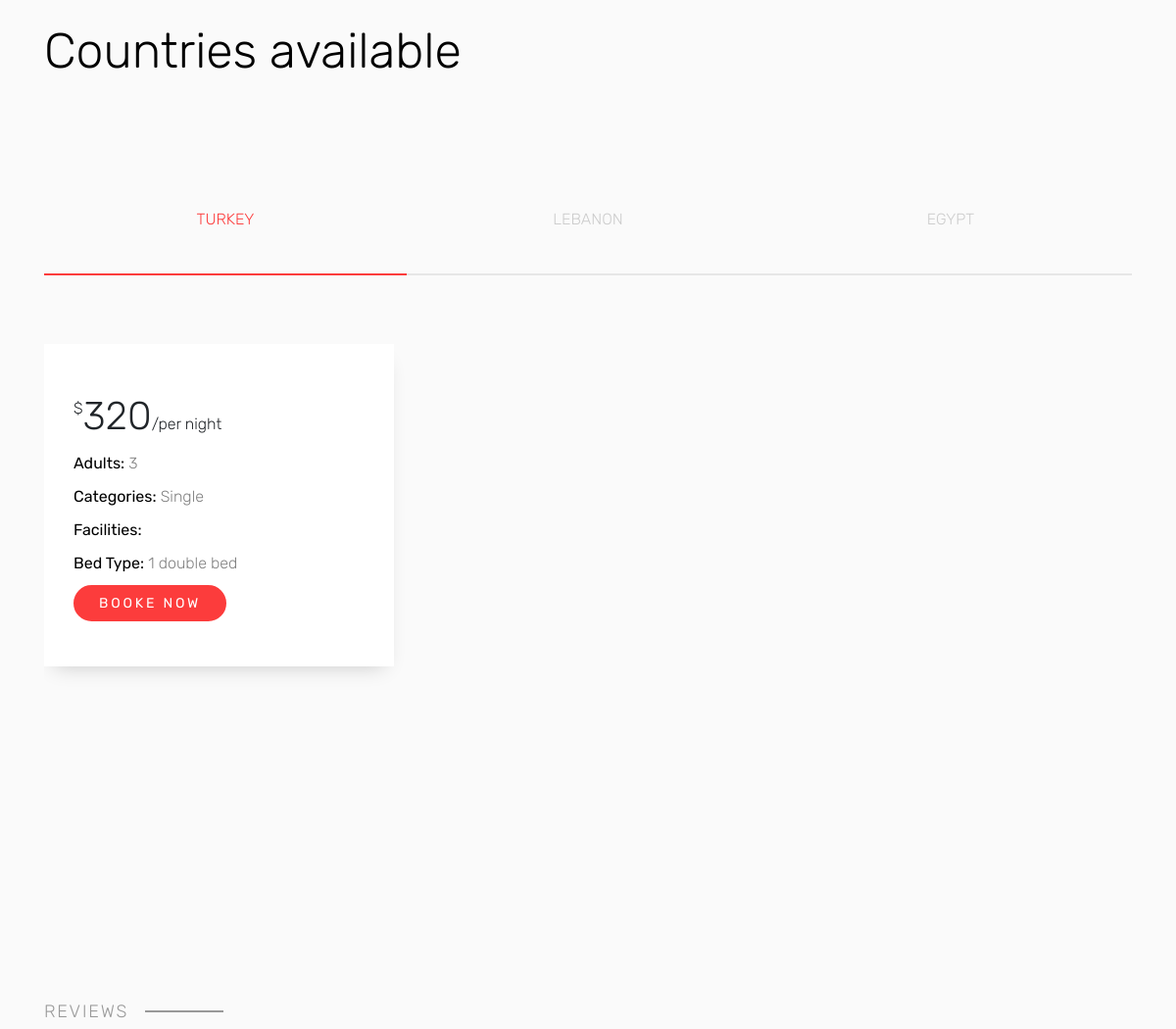
Before: / (middle part) with the older database file.
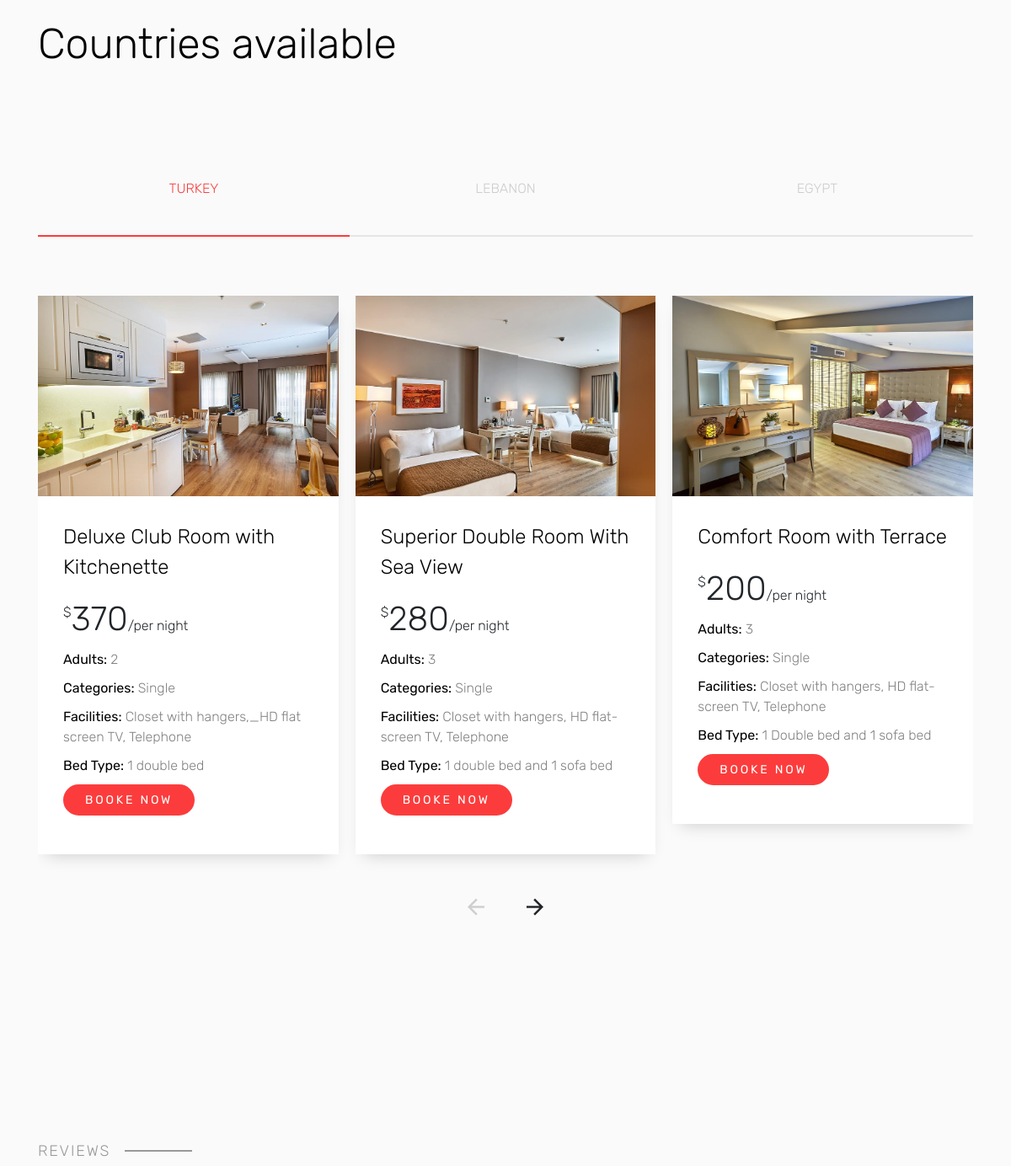
After: the same page with the newer database file.
### tables this page shows
CREATE TABLE IF NOT EXISTS `room` (
  `id_room` int(20) NOT NULL,
  `id_hotel` int(20) NOT NULL,
  `Name` varchar(225) NOT NULL,
  `adults` int(20) NOT NULL,
  `categorie` varchar(255) NOT NULL,
  `facilities` varchar(225) NOT NULL,
  `bed_type` varchar(255) NOT NULL,
  `price` int(50) NOT NULL,
  `img` varchar(225) NOT NULL,
  `flag` int(11) NOT NULL,
  PRIMARY KEY (`id_room`),
  KEY `id_hotel` (`id_hotel`)
);

### index.php (the view, shortened to what this page needs)
<?php
 include('connection.php');
 ?>
<!DOCTYPE html>
<html lang="en">
  <head>
    <link rel="stylesheet" href="css/bootstrap.min.css">
    <link rel="stylesheet" href="css/open-iconic-bootstrap.min.css">
    <link rel="stylesheet" href="css/owl.carousel.min.css">
    <link rel="stylesheet" href="css/owl.theme.default.min.css">
    <link rel="stylesheet" href="css/ionicons.min.css">
    <link rel="stylesheet" href="css/bootstrap-datepicker.css">
     <link rel="stylesheet" href="css/icomoon.css">
    <link rel="stylesheet" href="css/style.css">
  </head>
  <body>
    <div class="site-section bg-light">
      <div class="container">
        <div class="row mb-5">
            <div class="col-md-7 section-heading">
              <h2 class="heading">Countries available</h2>
            </div>
          </div>
          <div class="block-35">
            <ul class="nav" id="pills-tab" role="tablist">
              <li class="nav-item">
                <a class="nav-link active" id="pills-Turkey-tab" data-toggle="pill" href="Turkey.html" role="tab" aria-controls="pills-Turkey" aria-selected="false" data-target="#pills-Turkey">Turkey</a>
              </li>
              <li class="nav-item">
                <a class="nav-link" id="pills-Lebanon-tab" data-toggle="pill" href="Lebanon.html" role="tab" aria-controls="pills-Lebanon" aria-selected="false" data-target="#pills-Lebanon">Lebanon</a>
              </li>
              <li class="nav-item">
                <a class="nav-link" id="pills-egypt-tab" data-toggle="pill" href="egypt.html" role="tab" aria-controls="pills-egypt" aria-selected="false" data-target="#pills-egypt">Egypt</a>
              </li>
            </ul>
            <div class="tab-content" id="pills-tabContent">
              <div class="tab-pane fade show active" id="pills-Turkey" role="tabpanel" aria-labelledby="pills-Turkey-tab">
                <div class="row">
                  <div class="col-md-12 block-13">
                    <div class="nonloop-block-13 owl-carousel">
                      <?php
                        $sqlget = "SELECT * FROM room WHERE id_hotel=100 limit 4;" ;
                        $sqldata = $con -> query($sqlget) ;
                        if($sqldata -> num_rows> 0 ){
                          while($row = $sqldata -> fetch_assoc()) {
                        ?>
                      <div class="item">
                        <div class="block-34">
                          <div class="image">
                            <a href="Renata Hotel.php"><img src="<?php echo $row['img']; ?> "></a>
                          </div>
                          <div class="text">
                            <h2 class="heading"><?php echo $row['Name']; ?></h2>
                            <div class="price"><sup>$</sup><span class="number"><?php echo $row['price']; ?></span><sub>/per night</sub></div>
                            <ul class="specs">
                              <li><strong>Adults:</strong> <?php echo $row['adults']; ?></li>
                              <li><strong>Categories:</strong> <?php echo $row['categorie']; ?></li>
                              <li><strong>Facilities:</strong> <?php echo $row['facilities']; ?></li>
                              <li><strong>Bed Type:</strong> <?php echo $row['bed_type']; ?></li>
                            </ul>
                            <p><button name="submit" type="submit" class="btn btn-primary px-4">Booke Now</button></p>
                          </div>
                        </div>
                      </div>
                      <?php
                        }
                      }
                      ?>
                    </div>
                  </div>
                </div>
              </div>
            </div>
                </div>
              </div>
            </div>
    <div class="site-section bg-light">
      <div class="container">
        <div class="row mb-5">
          <div class="col-md-7 section-heading">
            <span class="subheading-sm">Reviews</span>
          </div>
        </div>
      </div>
    </div>
  </body>
</html>

Changed rows visible on the page:
removed room: price "320", adults "3", categorie "Single", bed_type "1 double bed"
added room: img (picture), Name "Deluxe Club Room with Kitchenette", price "370", adults "2", categorie "Single", facilities "Closet with hangers,_HD flat screen TV, Telephone", bed_type "1 double bed"
added room: img (picture), Name "Superior Double Room With Sea View", price "280", adults "3", categorie "Single", facilities "Closet with hangers, HD flat-screen TV, Telephone", bed_type "1 double bed and 1 sofa bed"
added room: img (picture), Name "Comfort Room with Terrace", price "200", adults "3", categorie "Single", facilities "Closet with hangers, HD flat-screen TV, Telephone", bed_type "1 Double bed and 1 sofa bed"
